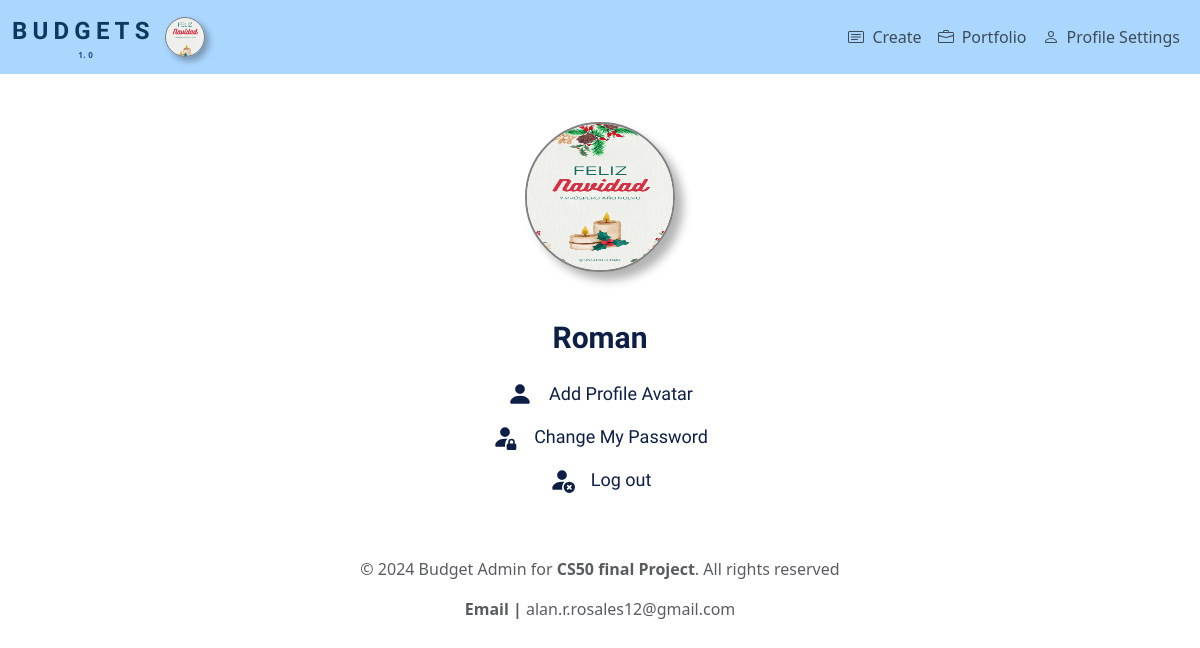
Page /user_profile (signed in) on the earlier database version.
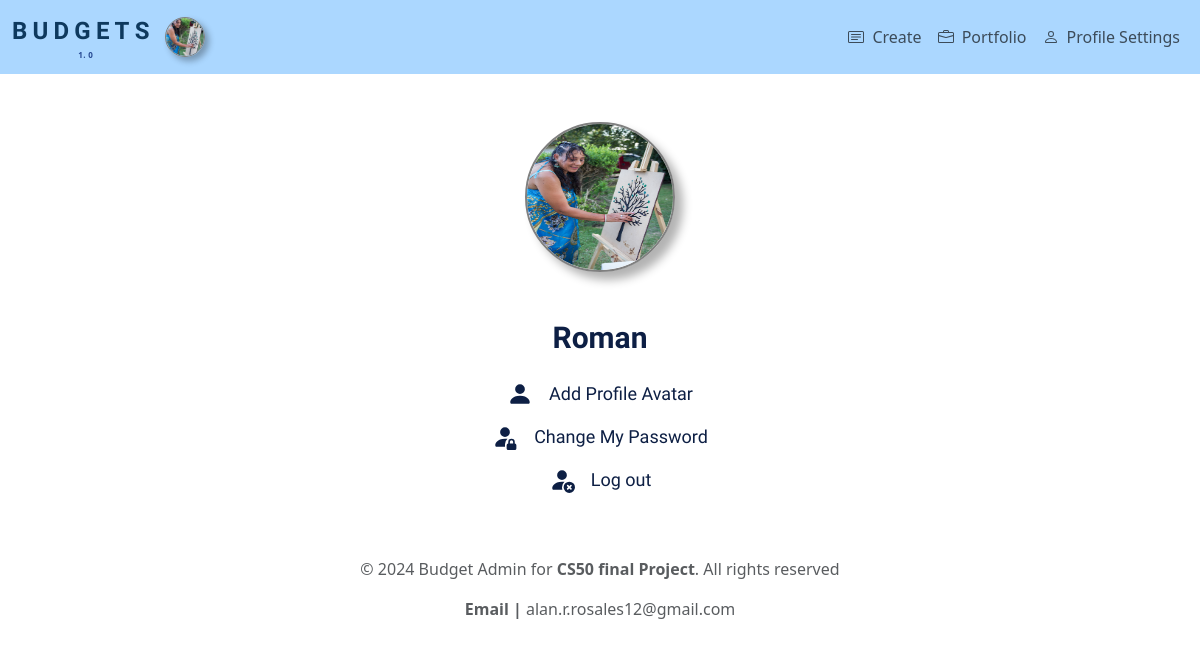
Same page on the later database version.
### tables this page shows
CREATE TABLE users (id INTEGER PRIMARY KEY AUTOINCREMENT, username TEXT NOT NULL, hashed_password TEXT NOT NULL, profile_image TEXT);

### app.py (the view)
@app.route("/user_profile", methods=['GET'])
@login_required
def user_profile():
    if request.method == "GET":
        user_id = session["user_id"]
        user_data = db.execute("SELECT username, profile_image FROM users WHERE id = ?", user_id)
        if user_data:
            return render_template("user_profile.html", user=user_data[0])
        else:
            return render_template("error.html", message="User not found")

### app.py (called while the page is built)
@app.context_processor
def inject_user():
    if 'user_id' in session:
        user_id = session['user_id']
        user_data = db.execute("SELECT profile_image, username FROM users WHERE id = ?", user_id)
        if user_data:
            user_info = user_data[0]
            return {"user": {"profile_image": user_info["profile_image"], "username": user_info["username"]}}
    return {"user": None}

### helpers.py (called while the page is built)
def login_required(f):
    @wraps(f)
    def decorated_function(*args, **kwargs):
        if session.get("user_id") is None:
            return redirect(url_for("login"))
        return f(*args,**kwargs)
    return decorated_function

### templates/user_profile.html (shortened to what this page needs)
{% extends "layout.html" %}
{% block main %}
<div class="container">
    <div style="border-radius: 50%;">
         {% if user['profile_image'] %}
         <img src="{{ url_for('static', filename=user['profile_image'].replace('static/', '')) }}" alt="Profile Image" class="img-fluid" style="width: 150px; height: 150px; border-radius: 50%; border: 2px solid gray; box-shadow: 8px 8px 10px rgba(0, 0, 0, 0.3);">
         {% else %}
         <img src="{{ url_for('static', filename='uploads/default-img.png') }}" alt="Default Profile" class="img-fluid profile-img" style="width: 150px; height: 150px;">
         {% endif %}
    </div>
    <div class="center">
        <div class="center">
            <h2 class="text-capitalize titles mt-5 mb-4">
                {{ user['username'] }}
            </h2>
        </div>
    </div>
</div>
<div class="container flex-column d-flex align-items-center justify-content-between mb-3 mt-3">
    <a href="/upload_image" class="d-flex flex-row align-items-center gap-3 mb-3 titles-small text-decoration-none" style="font-weight: 400;">
        <svg xmlns="http://www.w3.org/2000/svg" width="26" height="26" fill="currentColor" class="bi bi-person-fill" viewBox="0 0 16 16">
            <path d="M3 14s-1 0-1-1 1-4 6-4 6 3 6 4-1 1-1 1zm5-6a3 3 0 1 0 0-6 3 3 0 0 0 0 6"/>
        </svg>
        Add Profile Avatar</a>
    <a href="/change_password" class="d-flex flex-row align-items-center gap-3 text-decoration-none mb-3 titles-small" style="font-weight: 400;">
        Change My Password</a>
    <a href="/logout" class="d-flex flex-row align-items-center gap-3 text-decoration-none titles-small" style="font-weight: 400;">
        Log out</a>
</div>
{% endblock %}

### templates/layout.html (shortened to what this page needs)
<!DOCTYPE html>
<html lang="en">
    <head>
        <link href="https://cdn.jsdelivr.net/npm/bootstrap@5.3.3/dist/css/bootstrap.min.css" rel="stylesheet">
        <link rel="stylesheet" href="{{ url_for('static', filename='styles.css') }}">
    </head>
    <body>
        <nav id="custom-navbar" class="navbar navbar-expand-lg navbar-light">
            <div class="container-fluid">
                <div class="container-logo">
                    <a class="navbar-brand" href="/">
                        <div class="container-letters">
                            <span class="color_b">B</span>
                            <span class="color_b">U</span>
                            <span class="color_b">D</span>
                            <span class="color_b">G</span>
                            <span class="color_b">E</span>
                            <span class="color_b">T</span>
                            <span class="color_b">S</span>
                        </div>
                        <div class="container-numbers">
                        </div>
                    </a>
                </div>
                <div class="d-flex align-items-center gap-2">
                     {% if user %}
                        <div class="profile-container">
                                <a href="{{ url_for('user_profile') }}" class="text-decoration-none">
                                     {% if user['profile_image'] %}
                                        <img src="{{ url_for('static', filename=user['profile_image'].replace('static/', '')) }}" alt="Profile Image" class="profile-img" style="height: 40px; width: 40px; border-radius: 50%; border: 1px solid gray; box-shadow: 4px 4px 6px rgba(0, 0, 0, 0.3);">
                                     {% else %}
                                                <div class="profile-initials profile-container">{{ user['username'][0]| upper }}</div>
                                    {% endif %}
                                </a>
                        </div>
                    {% endif %}
                </div>
                <div class="collapse navbar-collapse" id="navbarSupportedContent">
                    {% if session["user_id"] %}
                        <ul class="navbar-nav ms-auto">
                            <div class="d-flex flex-row align-items-center">
                                <li class="nav-item">
                                    <a class="nav-link d-flex flex-row align-items-center gap-2" href="/">
                                        Create</a>
                                </li>
                            </div>
                            <div class="d-flex flex-row align-items-center">
                                <li class="nav-item">
                                    <a class="nav-link d-flex flex-row align-items-center gap-2" href="/history">
                                        Portfolio</a>
                                </li>
                            </div>
                            <div class="d-flex flex-row align-items-center">
                                <li class="nav-item">
                                    <a class="nav-link d-flex align-items-center gap-2" href="/user_profile">
                                    Profile Settings
                                </a>
                                </li>
                            </div>
                        </ul>
                    {% endif %}
                </div>
            </div>
        </nav>
        <main class="container py-5 text-center">
            {% block main %}{% endblock %}
        </main>
        <footer class="mb-5">
            <p class="text-center text-muted">
                &copy; 2024 Budget Admin for <strong> CS50 final Project</strong>. All rights reserved
            </p>
            <p class="text-center text-muted ml-5">
                <strong> Email | </strong>alan.r.rosales12@gmail.com
            </p>
        </footer>
    </body>
</html>

### static/styles.css (style rules this page uses)
#custom-navbar { background-color: rgb(171, 215, 255); }
.nav-item { color:aqua; }
.color_b { font-size: larger; font-family: "Oswald", sans-serif; font-weight: 700; color:rgb(14, 57, 94); }
.container-logo { display: flex; flex-direction: column; justify-content: center; }
.container-numbers { display: flex; flex-direction: row; justify-content: center; gap: 5px; }
.titles { font-size: 30px; font-family: "Oswald", sans-serif; font-weight: 700; font-style: normal; color: rgb(13, 31, 68); }
.titles-small { font-size: large; font-weight: 500; font-family: "Oswald", sans-serif; color: rgb(13, 31, 68); }
.profile-container { width: 40px; height: 40px; border-radius: 50%; overflow: hidden; box-shadow: 4px 4px 6px rgba(0, 0, 0, 0.3); border: 1px solid gray; display: flex; align-items: center; justify-content: center; }
.profile-img { width: 100%; height: 100%; object-fit: cover; }

Differences in the rows shown:
changed users "Roman": profile_image: a different picture
